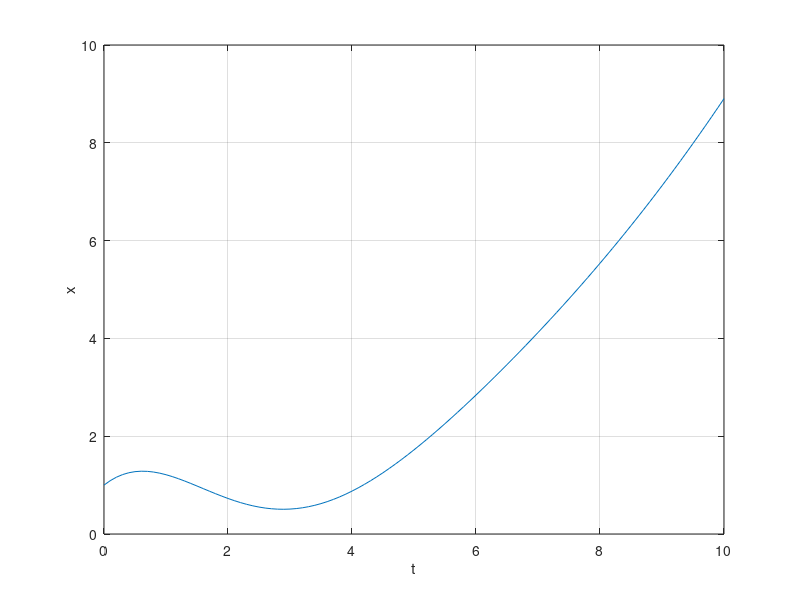

Write the MATLAB code that produced this figure.
% Actually hw4

% Known constants
m = 1;
n = 1;
k = 1;
A = 0.1; %making this small so the external forcing doesn't overwhelm the oscillations too quickly
B = 0.1;
x0 = 1;
v0 = 1;

% Simplifying constants
a = A/k;
b = (B*k - 2*A*n)/(k^2);
c = (2*A*n^2 - 2*A*k*m - B*k*n)/(k^3);
r1 = (-n + sqrt(n^2 - 4*m*k))/(2*m);
r2 = (-n - sqrt(n^2 - 4*m*k))/(2*m);
c1 = (v0 - b - x0*r2 + c*r2)/(r1 - r2);
c2 = x0 - c1 - c;

t = 0:0.1:10;
x = c1*exp(r1*t) + c2*exp(r2*t) + a*t.^2 + b*t + c;

clf;

plot(t,x)
grid on;

xlabel('t');
ylabel('x');